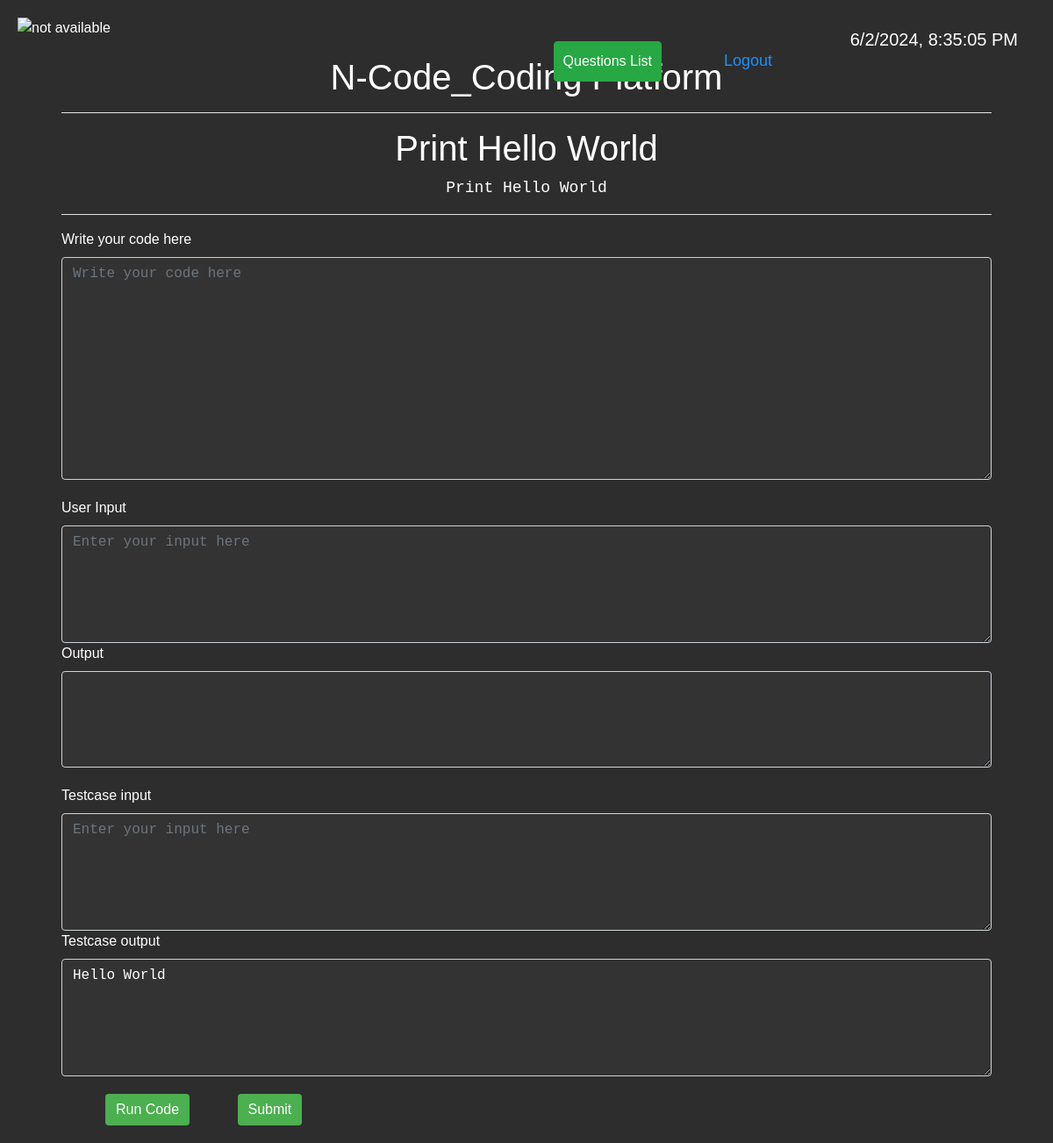
The page /ques/1/ (signed in) on the database its author committed.
### user_handler/models.py (models this page shows)
class Questions(models.Model):
    qs_title = models.CharField(max_length = 100, null = True)
    qs_id = models.IntegerField(unique=True, primary_key=True)
    stu = models.ManyToManyField(User, blank=True)
    question = models.TextField()

class TestCase(models.Model):
    qs_id = models.ForeignKey(Questions, on_delete=models.CASCADE)
    testcase_input = models.TextField()
    expected_output = models.TextField()

### pycompiler/views.py (the view)
# urls.py: path('ques/<id>/', views.index, name="indexpage"),
@login_required
def index(request, id):
    queryset = Questions.objects.get(qs_id = id)
    tc = TestCase.objects.get(qs_id = queryset)
    context = {'Questions':queryset, 'TestCase' : tc}
    return render(request, 'index.html', context)

### templates/index.html (shortened to what this page needs)
<!DOCTYPE html>
<html lang="en">
<head>
  <link rel="stylesheet" href="https://maxcdn.bootstrapcdn.com/bootstrap/4.0.0/css/bootstrap.min.css">
</head>
<body>
  <img class="logo" src="https://lms-kjsce.somaiya.edu/pluginfile.php/1/theme_essential/logo/1702638405/engg-logo.png" alt="not available" onclick="refreshPage()">
  <h1>N-Code_Coding Platform</h1>
  <span class="logout">
    <form style = "display: inline;" action = "/questions">
      <button class = "btn btn-success m-3" style = " padding: 10px 10px;">Questions List</button>
    </form>
    <a href="/logout">
      Logout
    </a>
  </span>
  <div id="datetime"></div>
  <form action="/runcode/{{Questions.qs_id}}/" method="post">
  <hr style = "background-color: white;">
    <h1>{{Questions.qs_title}}</h1>
    <div class="question" style = "text-align:center; font-size: large">
      <pre style = "color: white; font-size: large;">{{Questions.question}}</pre>
    </div>
    <hr style = "background-color: white;">
    <div class="form-group">
      <label for="codearea">Write your code here</label>
      <textarea placeholder = "Write your code here" type="text" class="form-control" id="codearea" name="codearea" rows="10" style="background-color: #333; color: #ffffff;" onkeydown="if(event.keyCode===9){var v=this.value,s=this.selectionStart,e=this.selectionEnd;this.value=v.substring(0, s)+'\t'+v.substring(e);this.selectionStart=this.selectionEnd=s+1;return false;}">{{code}}</textarea>
    </div>
    <div class="form-group">
      <label for="">User Input</label>
      <textarea placeholder = "Enter your input here" type="text" class="form-control" id="inputarea" name="inputarea" rows="5" style="background-color: #333; color: #ffffff;" onkeydown="if(event.keyCode===9){var v=this.value,s=this.selectionStart,e=this.selectionEnd;this.value=v.substring(0, s)+'\t'+v.substring(e);this.selectionStart=this.selectionEnd=s+1;return false;}">{{input}}</textarea>
      <label for="output">Output</label>
      <textarea type="text" class="form-control" id="output" name="output" rows="4" style="background-color: #333; color: #ffffff;" disabled>{{output}}</textarea>
    </div>
    <div class="testcase">
      <div class="form-group">
        <label for="">Testcase input</label>
        <textarea placeholder = "Enter your input here" type="text" class="form-control" id="tcinputarea" disabled name="tcinputarea" rows="5" style="background-color: #333; color: #ffffff;" onkeydown="if(event.keyCode===9){var v=this.value,s=this.selectionStart,e=this.selectionEnd;this.value=v.substring(0, s)+'\t'+v.substring(e);this.selectionStart=this.selectionEnd=s+1;return false;}">{{TestCase.testcase_input}}</textarea>
        <label for="outputarea">Testcase output</label>
        <textarea placeholder = "Enter your input here" type="text" class="form-control" id="outputarea" disabled name="outputarea" rows="5" style="background-color: #333; color: #ffffff;" onkeydown="if(event.keyCode===9){var v=this.value,s=this.selectionStart,e=this.selectionEnd;this.value=v.substring(0, s)+'\t'+v.substring(e);this.selectionStart=this.selectionEnd=s+1;return false;}">{{TestCase.expected_output}}</textarea>
      </div>
    </div>
    <button type="submit" class="btn btn-primary">Run Code</button>
    <button type="submit" formaction="/submitgg/{{Questions.qs_id}}" class="btn btn-primary">Submit</button>
  </form>
</body>
</html>

### templates/index.html (style rules this page uses)
.logout { position: absolute; top: 11px; right: 300px; font-size: 18px; }
body { font-family: 'Verdana', sans-serif; margin: 20px; background-color: #2d2d2d; color: #ffffff; position: relative; }
.logo { cursor: pointer; max-width: 180px; margin-bottom: 20px; }
h1 { text-align: center; font-size: 40px; }
form { margin-left: 50px; margin-right: 50px; }
textarea { font-family: monospace; }
.form-group { margin-bottom: 20px; }
.btn-primary { margin-left: 50px; background-color: #4CAF50; border: none; }
a { color: #1E90FF; text-decoration: none; }
#datetime { position: absolute; top: 10px; right: 20px; color: #ffffff; font-size: 20px; }

### rows shown on the page
Questions: qs_title "Print Hello World", question "Print Hello World"
TestCase: outputarea "Hello World"
